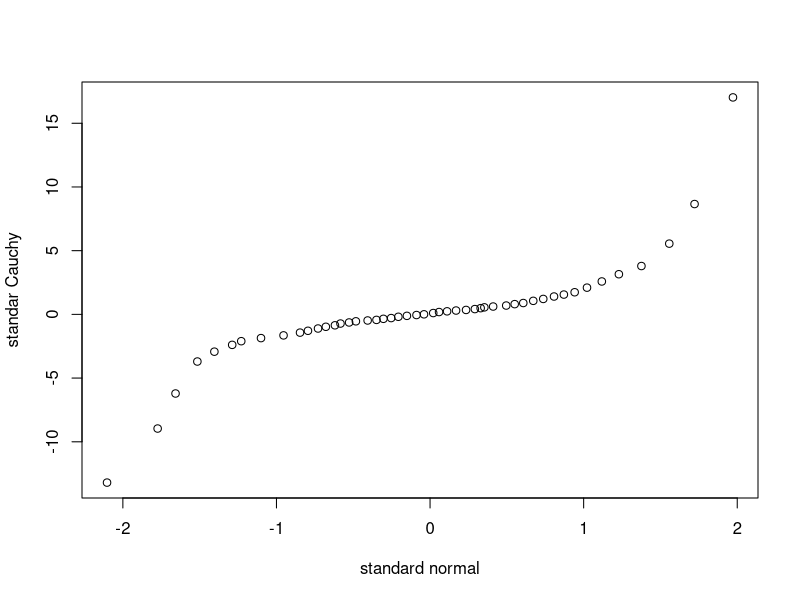

Here is the R script that generated this plot:
y1 <- rnorm(1000)
y2 <- rcauchy(1000)
q1 <- quantile(x=y1, prob = seq(1/50,1-1/50,1/50))
q2 <- quantile(x=y2, prob = seq(1/50,1-1/50,1/50))
plot(q1,q2,xlab="standard normal", ylab="standar Cauchy")
